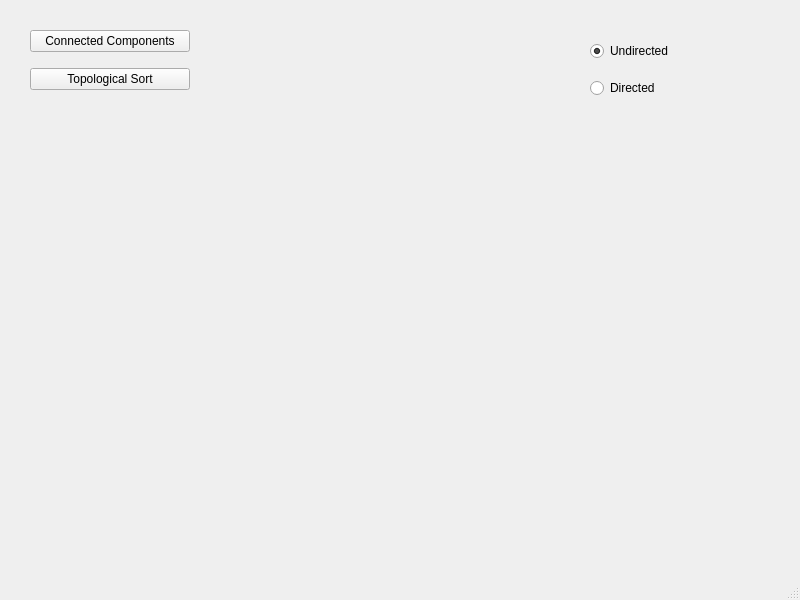
<?xml version="1.0" encoding="UTF-8"?>
<ui version="4.0">
 <class>MainWindow</class>
 <widget class="QMainWindow" name="MainWindow">
  <property name="geometry">
   <rect>
    <x>0</x>
    <y>0</y>
    <width>800</width>
    <height>600</height>
   </rect>
  </property>
  <property name="windowTitle">
   <string>MainWindow</string>
  </property>
  <widget class="QWidget" name="centralwidget">
   <widget class="QWidget" name="verticalLayoutWidget">
    <property name="geometry">
     <rect>
      <x>590</x>
      <y>30</y>
      <width>160</width>
      <height>80</height>
     </rect>
    </property>
    <layout class="QVBoxLayout" name="verticalLayout">
     <item>
      <widget class="QRadioButton" name="radioButton_2">
       <property name="text">
        <string>Undirected</string>
       </property>
       <property name="checked">
        <bool>true</bool>
       </property>
      </widget>
     </item>
     <item>
      <widget class="QRadioButton" name="radioButton">
       <property name="text">
        <string>Directed</string>
       </property>
      </widget>
     </item>
    </layout>
   </widget>
   <widget class="QWidget" name="verticalLayoutWidget_2">
    <property name="geometry">
     <rect>
      <x>30</x>
      <y>20</y>
      <width>160</width>
      <height>80</height>
     </rect>
    </property>
    <layout class="QVBoxLayout" name="verticalLayout_2">
     <item>
      <widget class="QPushButton" name="pushButton">
       <property name="text">
        <string>Connected Components</string>
       </property>
      </widget>
     </item>
     <item>
      <widget class="QPushButton" name="pushButton_2">
       <property name="text">
        <string>Topological Sort</string>
       </property>
      </widget>
     </item>
    </layout>
   </widget>
  </widget>
  <widget class="QMenuBar" name="menubar">
   <property name="geometry">
    <rect>
     <x>0</x>
     <y>0</y>
     <width>800</width>
     <height>21</height>
    </rect>
   </property>
  </widget>
  <widget class="QStatusBar" name="statusbar"/>
 </widget>
 <resources/>
 <connections/>
</ui>
